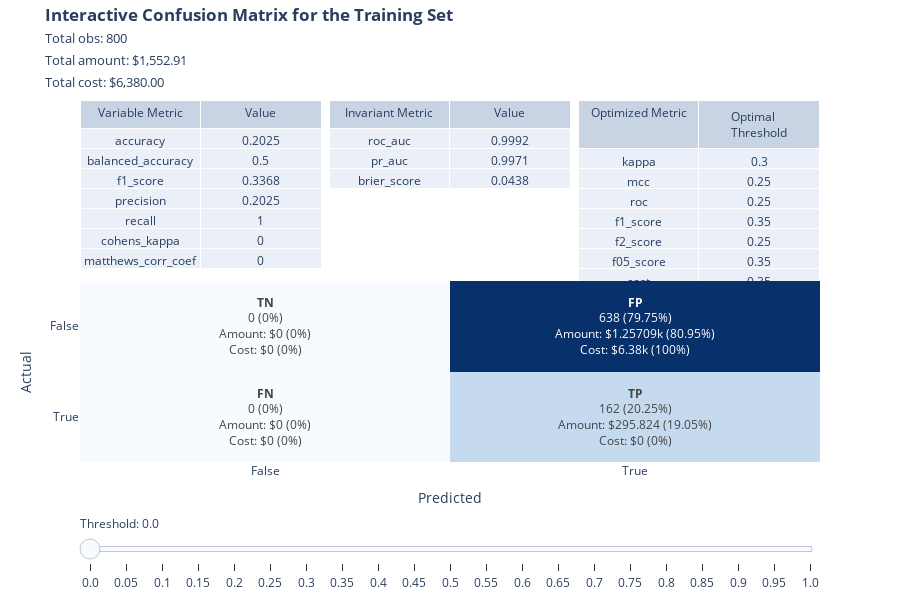

This figure's notebook cell:
### Code cell
# plot confusion matrix and get variable metrics dataframe, invariant metric dataframe and optimized thresholds dataframe.

# cost_dict and amounts, if not given, are set to None and won't be visualized.
# also optimize_threshold, if not given, is set to None: threshold won't be optimized 
# and the third table (Optimized metric - Optimal threshold) won't be visualized,
# the optimized thresholds dataframe returned will be None.

# WARNING: threshold optimization could take a while

var_metrics_df, invar_metrics_df, opt_thresh_df = bc.confusion_matrix_plot(
    true_y = y_train, 
    predicted_proba = train_predicted_proba, 
    threshold_step = threshold_step, 
    amounts = amounts, 
    cost_dict = train_cost_dict, 
    optimize_threshold = optimize_threshold, 
    #N_subsets = 70, subsets_size = 0.2, # default
    #with_replacement = False,           # default
    currency = currency,
    random_state = 123,
    title = 'Interactive Confusion Matrix for the Training Set');
